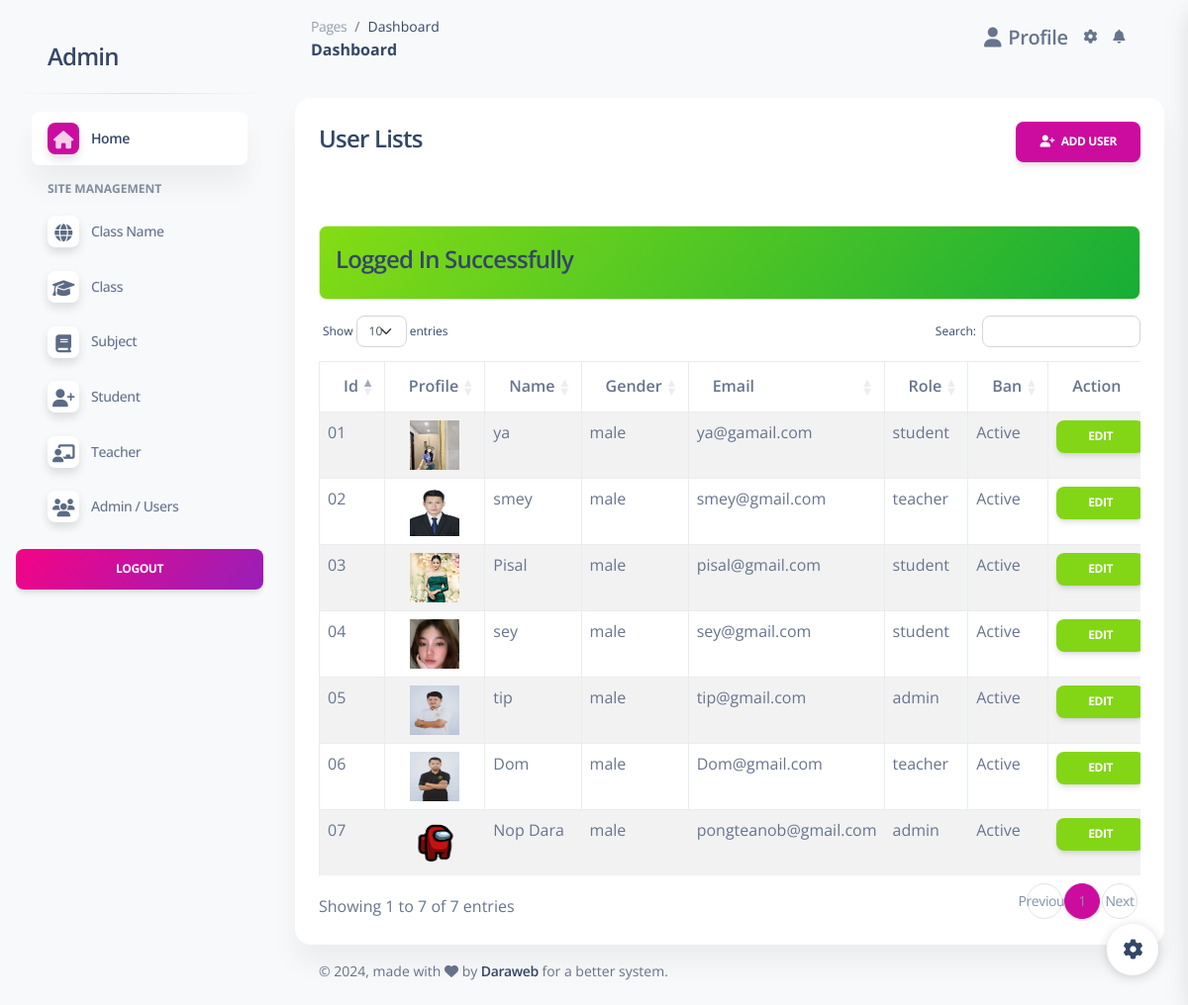
The page /php-admin-panel/admin/users.php (signed in) on the database its author committed.
### tables this page shows
CREATE TABLE `users` (
  `id` int(11) NOT NULL,
  `name` varchar(100) NOT NULL,
  `sex` varchar(11) NOT NULL,
  `email` varchar(100) NOT NULL,
  `password` varchar(100) NOT NULL,
  `photo` varchar(255) DEFAULT NULL,
  `phone` varchar(20) DEFAULT NULL,
  `address` varchar(255) DEFAULT NULL,
  `role` varchar(100) NOT NULL COMMENT 'admin,teacher,student',
  `is_ban` tinyint(1) NOT NULL DEFAULT 0 COMMENT '0=unban,1=ban',
  `create_at` date DEFAULT current_timestamp()
);

### php-admin-panel/admin/authentication.php (called while the page is built, shortened)
<?php
if(isset($_SESSION['auth']))
{
    if(isset($_SESSION['loggedInUserRole'])){
        $role = validate($_SESSION['loggedInUserRole']);
        $email = validate($_SESSION['loggedInUser']['email']);
        $query = "SELECT * FROM users WHERE email='$email' AND role='$role' LIMIT 1";
        $result = mysqli_query($conn, $query);
    }
}else{
    redirect('../login.php','Login to continue...');
}
?>

### php-admin-panel/admin/users.php (the view, shortened to what this page needs)
<?php include('includes/header.php'); ?>
<div class="row">
    <div class="col-md-12">
        <div class="card">
            <div class="card-header">
                <h4>
                    User Lists
                    <a href="users-create.php" class="btn btn-primary float-end">
                        <i class="fas fa-user-plus me-1"></i> Add User
                    </a>
                </h4>
            </div>
            <div class="card-body">
                <?= alertMessage(); ?>
                <div class="table-responsive">
                    <table id="myTable" class="table table-bordered table-striped">
                        <thead>
                            <tr>
                                <th>Id</th>
                                <th>Profile</th>
                                <th>Name</th>
                                <th>Gender</th>
                                <th>Email</th>
                                <th>Role</th>
                                <th>Ban</th>
                                <th>Action</th>
                            </tr>
                        </thead>
                        <tbody>
                            <?php
                            $users = getAll('users');
                            if (mysqli_num_rows($users)) {
                                foreach ($users as $index => $userItem) {
                                    ?>
                                    <tr>
                                        <td>
                                            <?= $invID = str_pad($index + 1, 2, '0', STR_PAD_LEFT); ?>
                                        </td>
                                        <td>
                                            <?php if (!empty($userItem['photo'])): ?>
                                                <div class="d-flex justify-content-center ">
                                                    <a href="usersview.php?id=<?= $userItem['id']; ?>" class="text-decoration-none">
                                                        <img src="<?= $userItem['photo']; ?>" class="img-fluid  "
                                                            style="width: 50px; height: 50px;" alt="User Photo">
                                                    </a>
                                                </div>
                                            <?php else: ?>
                                                No photo
                                            <?php endif; ?>
                                        </td>
                                        <td>
                                            <?= $userItem['name']; ?>
                                        </td>
                                        <td>
                                            <?= $userItem['sex']; ?>
                                        </td>
                                        <td>
                                            <?= $userItem['email']; ?>
                                        </td>
                                        <td>
                                            <?= $userItem['role']; ?>
                                        </td>
                                        <td>
                                            <?= $userItem['is_ban'] == 1 ? 'Banned' : 'Active'; ?>
                                        </td>
                                        <td>
                                            <a href="users-edit.php?id=<?= $userItem['id']; ?>"
                                                class="btn btn-success btn-sm">Edit</a>
                                        </td>
                                    </tr>
                                    <?php
                                }
                            } else {
                                ?>
                                <tr>
                                    <td colspan="7">No Record Found</td>
                                </tr>
                                <?php
                            }
                            ?>
                        </tbody>
                    </table>
                </div>
            </div>
        </div>
    </div>
</div>
<?php include('includes/footer.php'); ?>

### php-admin-panel/admin/includes/header.php (shortened to what this page needs)
<?php
require '../config/function.php';
include('authentication.php');
?>
<!DOCTYPE html>
<html lang="en">
<head>
  <link href="assets/css/nucleo-icons.css" rel="stylesheet" />
  <link href="assets/css/nucleo-svg.css" rel="stylesheet" />
  <link href="assets/css/nucleo-svg.css" rel="stylesheet" />
  <link id="pagestyle" href="assets/css/soft-ui-dashboard.css?v=1.0.7" rel="stylesheet" />
  <link rel="stylesheet" href="https://cdn.datatables.net/1.13.4/css/dataTables.bootstrap5.min.css" />
  <link href="https://cdn.jsdelivr.net/npm/@fullcalendar/core/main.css" rel="stylesheet" />
</head>
<body class="g-sidenav-show  bg-gray-100">
    <?php include('sidebar.php')?>
      <main class="main-content position-relative max-height-vh-100 h-100 border-radius-lg ">
      <?php include('navbar.php')?>
      <div class="container-fluid py-4">

### php-admin-panel/admin/includes/sidebar.php (shortened to what this page needs)
<aside class="sidenav navbar navbar-vertical navbar-expand-xs border-0 border-radius-xl my-3 fixed-start ms-3"
    id="sidenav-main">
    <div class="sidenav-header">
        <a class="navbar-brand m-0" href="index.php">
            <h4>Admin</h4>
        </a>
    </div>
    <hr class="horizontal dark mt-0">
    <div class="collapse navbar-collapse  w-auto " id="sidenav-collapse-main">
        <ul class="navbar-nav">
            <li class="nav-item">
                <a class="nav-link  active" href="index.php">
                    <div
                        class="icon icon-shape icon-sm shadow border-radius-md bg-white text-center me-2 d-flex align-items-center justify-content-center">
                        <i class="fas fa-home text-white text-lg"></i>
                    </div>
                    <span class="nav-link-text ms-1">Home</span>
                </a>
            </li>
            <li class="nav-item mt-3">
                <h6 class="ps-4 ms-2 text-uppercase text-xs font-weight-bolder opacity-6">Site Management</h6>
            </li>
            <li class="nav-item">
                <a class="nav-link " href="class.php">
                    <div
                        class="icon icon-shape icon-sm shadow border-radius-md bg-white text-center me-2 d-flex align-items-center justify-content-center">
                        <i class="fas fa-globe text-dark text-lg"></i>
                    </div>
                    <span class="nav-link-text ms-1">Class Name</span>
                </a>
            </li>
            <li class="nav-item">
                <a class="nav-link  " href="course.php">
                    <div
                        class="icon icon-shape icon-sm shadow border-radius-md bg-white text-center me-2 d-flex align-items-center justify-content-center">
                        <i class="fas fa-graduation-cap text-dark text-lg"></i>
                    </div>
                    <span class="nav-link-text ms-1">Class</span>
                </a>
            </li>
            <li class="nav-item">
                <a class="nav-link  " href="subject.php">
                    <div
                        class="icon icon-shape icon-sm shadow border-radius-md bg-white text-center me-2 d-flex align-items-center justify-content-center">
                        <i class="fas fa-book text-dark text-lg"></i>
                    </div>
                    <span class="nav-link-text ms-1">Subject</span>
                </a>
            </li>
            <li class="nav-item">
                <a class="nav-link " href="student.php">
                    <div
                        class="icon icon-shape icon-sm shadow border-radius-md bg-white text-center me-2 d-flex align-items-center justify-content-center">
                        <i class="fas fa-user-plus text-dark text-lg"></i>
                    </div>
                    <span class="nav-link-text ms-1">Student</span>
                </a>
            </li>
            <li class="nav-item">
                <a class="nav-link " href="teacher.php">
                    <div
                        class="icon icon-shape icon-sm shadow border-radius-md bg-white text-center me-2 d-flex align-items-center justify-content-center">
                        <i class="fas fa-chalkboard-teacher text-dark text-lg"></i>
                    </div>
                    <span class="nav-link-text ms-1">Teacher</span>
                </a>
            </li>
            <li class="nav-item">
                <a class="nav-link  " href="users.php">
                    <div
                        class="icon icon-shape icon-sm shadow border-radius-md bg-white text-center me-2 d-flex align-items-center justify-content-center">
                        <i class="fas fa-users text-dark text-lg"></i>
                    </div>
                    <span class="nav-link-text ms-1">Admin / Users</span>
                </a>
            </li>
        </ul>
    </div>
    <a class="btn bg-gradient-primary mt-3 w-100" onclick="return confirm('Are you sure you want to logout?')"
        href="../logout.php">Logout</a>
</aside>

### php-admin-panel/admin/includes/navbar.php (shortened to what this page needs)
<nav class="navbar navbar-main navbar-expand-lg px-0 mx-4 shadow-none border-radius-xl" id="navbarBlur" navbar-scroll="true">
      <div class="container-fluid py-1 px-3">
        <nav aria-label="breadcrumb">
          <ol class="breadcrumb bg-transparent mb-0 pb-0 pt-1 px-0 me-sm-6 me-5">
            <li class="breadcrumb-item text-sm"><a class="opacity-5 text-dark" href="javascript:;">Pages</a></li>
            <li class="breadcrumb-item text-sm text-dark active" aria-current="page">Dashboard</li>
          </ol>
          <h6 class="font-weight-bolder mb-0">Dashboard</h6>
        </nav>
        <div class="collapse navbar-collapse mt-sm-0 mt-2 me-md-0 me-sm-4" id="navbar">
          <div class="ms-md-auto pe-md-3 d-flex align-items-center">
            <li class="nav-item d-flex align-items-center">
              <a href="profile.php" class="nav-link text-body font-weight-bold px-0">
                <i class="fa fa-user me-sm-1 fs-5"></i>
                <span class="d-sm-inline d-none fs-5">Profile</span>
              </a>
            </li>
            <li class="nav-item px-3 d-flex align-items-center">
              <a href="javascript:;" class="nav-link text-body p-0">
                <i class="fa fa-cog fixed-plugin-button-nav cursor-pointer"></i>
              </a>
            </li>
            <li class="nav-item dropdown pe-2 d-flex align-items-center">
              <a href="javascript:;" class="nav-link text-body p-0" id="dropdownMenuButton" data-bs-toggle="dropdown" aria-expanded="false">
                <i class="fa fa-bell cursor-pointer"></i>
              </a>
            </li>
        </div>
      </div>
    </nav>

### php-admin-panel/config/function.php (shortened to what this page needs)
<?php
require 'dbcon.php';
function validate($inputData)
{
    global $conn;
    $validateData = mysqli_escape_string($conn, $inputData);
    return trim($validateData);
}
function alertMessage()
{
    if (isset($_SESSION["status"])) {
        echo '<div class="alert alert-success">
        <h4>' . $_SESSION['status'] . '</h4>
        </div>';
    }
}
function getAll($tableName, $role = '')
{
    global $conn;
    $table = validate($tableName);
    $where = '';
    $query = "SELECT * FROM $table " . $where . " order by id desc";
    $result = mysqli_query($conn, $query);
    return $result;
}
?>

### php-admin-panel/admin/includes/footer.php (shortened to what this page needs)
<footer class="footer pt-3  ">
        <div class="container-fluid">
          <div class="row align-items-center justify-content-lg-between">
            <div class="col-lg-6 mb-lg-0 mb-4">
              <div class="copyright text-center text-sm text-muted text-lg-start">
                © ,
                made with <i class="fa fa-heart"></i> by
                <a href=" " class="font-weight-bold" target="_blank">Daraweb</a>
                for a better system.
              </div>
            </div>
          </div>
        </div>
      </footer>
    </div>
  </main>
  <div class="fixed-plugin">
    <a class="fixed-plugin-button text-dark position-fixed px-3 py-2">
      <i class="fa fa-cog py-2"> </i>
    </a>
  </div>
</body>
</html>

### php-admin-panel/admin/assets/css/nucleo-svg.css (style rules this page uses)
.icon { display: inline-block; color: #111111; height: 1em; width: 1em; }
.icon-sm { height: 0.8em; width: 0.8em; }
.icon { fill: currentColor; stroke: none; }

### rows shown on the page
users: index "01", photo (picture), name "ya", sex "male", email "ya@gamail.com", role "student", is_ban "Active"
users: index "02", photo (picture), name "smey", sex "male", email "smey@gmail.com", role "teacher", is_ban "Active"
users: index "03", photo (picture), name "Pisal", sex "male", email "pisal@gmail.com", role "student", is_ban "Active"
users: index "04", photo (picture), name "sey", sex "male", email "sey@gmail.com", role "student", is_ban "Active"
users: index "05", photo (picture), name "tip", sex "male", email "tip@gmail.com", role "admin", is_ban "Active"
users: index "06", photo (picture), name "Dom", sex "male", email "Dom@gmail.com", role "teacher", is_ban "Active"
users: index "07", photo (picture), name "Nop Dara", sex "male", email "pongteanob@gmail.com", role "admin", is_ban "Active"

### other values the page prints
$_SESSION['status'] "Logged In Successfully"
